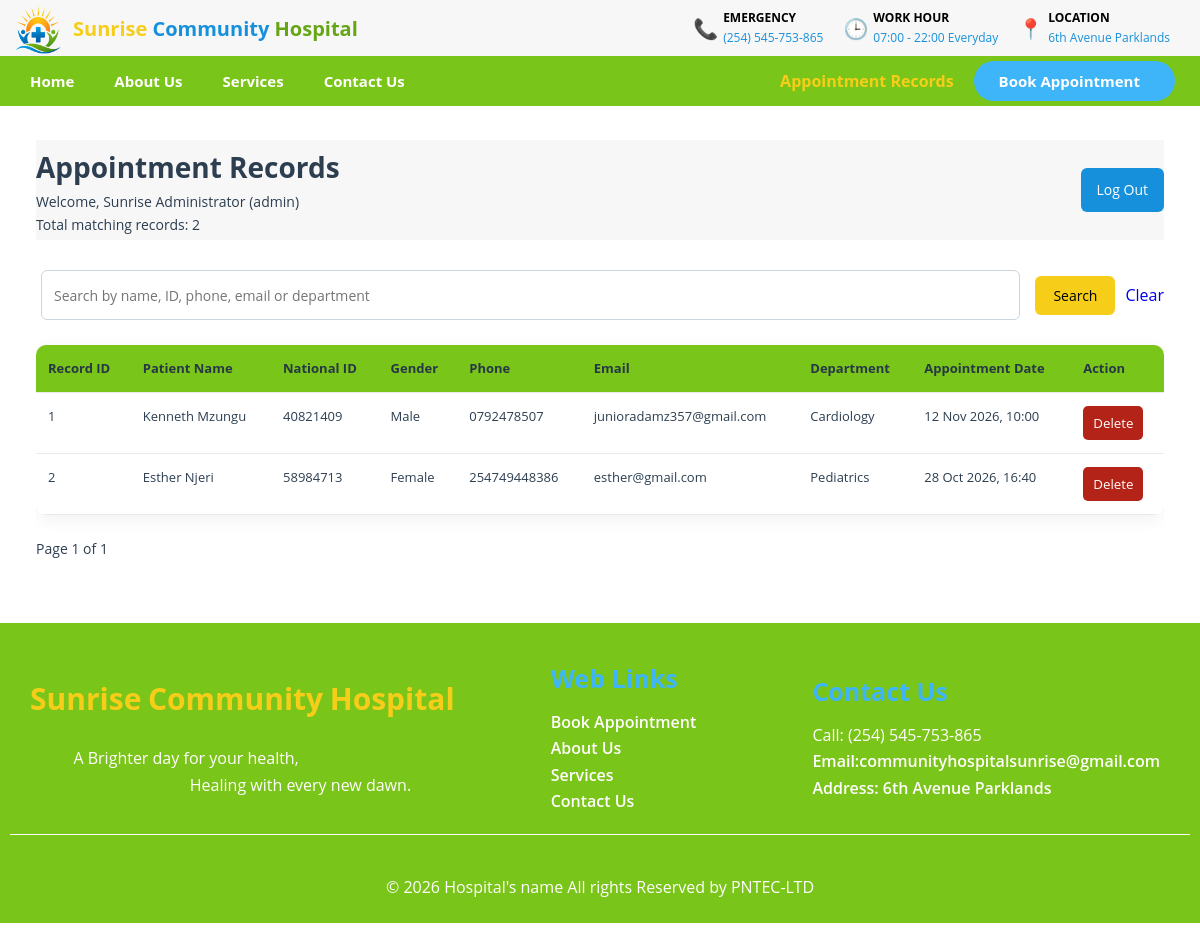
/appointments.php (signed in), run on the app's committed database.
### tables this page shows
CREATE TABLE `appointments` (
  `appointment_id` int(11) NOT NULL,
  `patient_name` varchar(100) NOT NULL,
  `national_id` varchar(15) NOT NULL,
  `gender` enum('Male','Female') NOT NULL,
  `phone_number` varchar(15) NOT NULL,
  `email_address` varchar(100) NOT NULL,
  `department` varchar(50) NOT NULL,
  `appointment_date` datetime NOT NULL,
  `created_at` timestamp NOT NULL DEFAULT current_timestamp()
);

### appointments.php (the view, shortened to what this page needs)
<?php
require __DIR__ . '/db.php';
function h(string $value): string
{
    return htmlspecialchars($value, ENT_QUOTES, 'UTF-8');
}
$search = trim((string) ($_GET['search'] ?? ''));
$page = filter_input(INPUT_GET, 'page', FILTER_VALIDATE_INT);
$page = max(1, $page ?: 1);
$perPage = 20;
$offset = ($page - 1) * $perPage;
$where = '';
$params = [];
$countStmt = $pdo->prepare('SELECT COUNT(*) FROM appointments' . $where);
$countStmt->execute($params);
$totalRecords = (int) $countStmt->fetchColumn();
$totalPages = max(1, (int) ceil($totalRecords / $perPage));
$sql = 'SELECT appointment_id, patient_name, national_id, gender, phone_number,
               email_address, department, appointment_date
        FROM appointments'
        . $where .
        ' ORDER BY appointment_date DESC LIMIT :limit OFFSET :offset';
$stmt = $pdo->prepare($sql);
$stmt->bindValue(':limit', $perPage, PDO::PARAM_INT);
$stmt->bindValue(':offset', $offset, PDO::PARAM_INT);
$stmt->execute();
$appointments = $stmt->fetchAll();
$role = $_SESSION['staff_role'] ?? '';
$departmentNames = [
    'general' => 'General Medicine',
    'pediatrics' => 'Pediatrics',
    'cardiology' => 'Cardiology',
    'maternity' => 'Obstetrics & Gynecology',
    'neurology' => 'Neurology',
    'dental' => 'Dental Care'
];
?>
<!DOCTYPE html>
<html lang="en">
<head>
    <link rel="stylesheet" href="styles.css">
</head>
<body>
    <div class="page-elements">
        <header>
            <div class="title-bar">
                <div class="logo_name">
                    <a href="index.html" class="logo_as_link" target="_self">
                        <img src="images/sunrise_logo.png" alt="sunrise logo" class="logo">
                        <div class="hospital-name">
                            <p>
                                <span class="sunrise">Sunrise </span>
                                <span class="community">Community</span>
                                <span class="hospital">Hospital</span>
                            </p>
                        </div>
                    </a>
                </div>
                <div class="header-details-container">
                    <div class="hospital_contact">
                        <div class="info_widgets">&#128222;</div>
                        <div class="head-info">
                            <div class="info_text">EMERGENCY</div>
                            <div class="info-item">(254) 545-753-865</div>
                        </div>
                    </div>
                    <div class="work_hour">
                        <div class="info_widgets">&#x1F552;</div>
                        <div class="head-info">
                            <div class="info_text">WORK HOUR</div>
                            <div class="info-item">07:00 - 22:00 Everyday</div>
                        </div>
                    </div>
                    <div class="location">
                        <div class="info_widgets">&#128205;</div>
                        <div class="head-info">
                            <div class="info_text">LOCATION</div>
                            <div class="hospital-area">
                                <a href="https://maps.app.goo.gl/b62ZyZZxRLboZtiKA" target="_blank" class="map_link">6th Avenue Parklands</a>
                            </div>
                        </div>
                    </div>
                </div>
            </div>
            <div class="nav-bar">
                <nav class="nav-links">
                    <ul>
                        <li><a href="index.html" target="_self" class="page">Home</a></li>
                        <li><a href="About_Us.html" target="_self" class="page">About Us</a></li>
                        <li><a href="Services.html" target="_self" class="page">Services</a></li>
                        <li><a href="Contact_Us.html" target="_self" class="page">Contact Us</a></li>
                    </ul>
                </nav>
                <div class="appointment">
                    <span style="color:#f6ce19" class="page">Appointment Records</span>
                    <button type="button" name="appointment">
                        <a href="Appointment.html" target="_self" class="page1">Book Appointment</a>
                    </button>
                </div>
            </div>
        </header>
        <main class="records-page">
            <header class="records-heading">
                <div>
                    <h1>Appointment Records</h1>
                    <p>
                        Welcome, <?= h((string) ($_SESSION['staff_name'] ?? 'Staff')) ?>
                        (<?= h($role) ?>)
                    </p>
                    <p>Total matching records: <?= $totalRecords ?></p>
                </div>
                <nav class="records-actions">
                    <a href="logout.php">Log Out</a>
                </nav>
            </header>
            <form class="records-search" method="get" action="appointments.php">
                <input type="search" name="search" value="<?= h($search) ?>" placeholder="Search by name, ID, phone, email or department" aria-label="Search appointment records">
                <button type="submit">Search</button>
                <a href="appointments.php">Clear</a>
            </form>
            <div class="records-table-wrap">
                <table class="records-table">
                    <thead>
                        <tr>
                            <th>Record ID</th>
                            <th>Patient Name</th>
                            <th>National ID</th>
                            <th>Gender</th>
                            <th>Phone</th>
                            <th>Email</th>
                            <th>Department</th>
                            <th>Appointment Date</th>
                            <?php if ($role === 'admin'): ?>
                                <th>Action</th>
                            <?php endif; ?>
                        </tr>
                    </thead>
                    <tbody>
                    <?php if (!$appointments): ?>
                        <tr>
                            <td colspan="<?= $role === 'admin' ? 9 : 8 ?>">No appointment records found.</td>
                        </tr>
                    <?php else: ?>
                        <?php foreach ($appointments as $appointment): ?>
                            <tr>
                                <td><?= (int) $appointment['appointment_id'] ?></td>
                                <td><?= h($appointment['patient_name']) ?></td>
                                <td><?= h($appointment['national_id']) ?></td>
                                <td><?= h(ucfirst($appointment['gender'])) ?></td>
                                <td><?= h($appointment['phone_number']) ?></td>
                                <td><?= h($appointment['email_address']) ?></td>
                                <td><?= h($departmentNames[$appointment['department']] ?? $appointment['department']) ?></td>
                                <td><?= h(date('d M Y, H:i', strtotime($appointment['appointment_date']))) ?></td>
                                <?php if ($role === 'admin'): ?>
                                    <td>
                                        <form method="post" action="appointments.php" class="delete-form" onsubmit="return confirm('Delete this appointment record permanently?');">
                                            <button type="submit" class="delete-button">Delete</button>
                                        </form>
                                    </td>
                                <?php endif; ?>
                            </tr>
                        <?php endforeach; ?>
                    <?php endif; ?>
                    </tbody>
                </table>
            </div>
            <nav class="records-pagination" aria-label="Appointment pages">
                <span>Page <?= $page ?> of <?= $totalPages ?></span>
            </nav>
        </main>
        <footer>
            <div class="footer-row1">
                <div class="name-motto">
                    <div class="footer-name">
                        <a href="index.html" class="hospital-name" target="_self">
                            <h2 class="footer_name">
                                <span class="sunrise">Sunrise</span>
                                <span class="community">Community</span>
                                <span class="hospital">Hospital</span>
                            </h2>
                        </a>
                    </div>
                    <div class="footer-motto">
                        <pre>A Brighter day for your health,
                            Healing with every new dawn.</pre>
                    </div>
                </div>
                <div class="web-links">
                    <h2>Web Links</h2>
                    <a href="Appointment.html" target="_self" class="page">Book Appointment</a>
                    <a href="About_Us.html" target="_self" class="page">About Us</a>
                    <a href="Services.html" target="_self" class="page">Services</a>
                    <a href="Contact_Us.html" target="_self" class="page">Contact Us</a>
                </div>
                <div class="contact-info" >
                    <h2>Contact Us</h2>
                    <div class="number">
                        Call: (254) 545-753-865
                    </div>
                    <div>
                        <a href="mailto:communityhospitalsunrise@gmail.com" class="page">Email:communityhospitalsunrise@gmail.com</a>
                    </div>
                    <div>
                        <a href="https://maps.app.goo.gl/b62ZyZZxRLboZtiKA" target="_blank" class="page" >Address: 6th Avenue Parklands</a>
                    </div>
                </div>
            </div>
            <div class="copyright-container">
                <div class="copyright">
                    <p>&#169; 2026 Hospital's name All rights Reserved by PNTEC-LTD</p>
                </div>
            </div>
        </footer>
    </div>
</body>
</html>

### appointments.php (style rules this page uses)
.records-page { width: 94%; max-width: 1500px; margin: 40px auto; color: #2c3e50; }
.records-heading { display: flex; justify-content: space-between; align-items: center; flex-wrap: wrap; gap: 15px; margin-bottom: 25px; }
.records-heading h1 { font-size: 2.8rem; }
.records-heading p { font-size: 1.4rem; }
.records-actions { display: flex; gap: 12px; flex-wrap: wrap; }
.records-actions a { padding: 10px 16px; border-radius: 6px; background: var(--secondary-color); color: #fff; text-decoration: none; font-size: 1.4rem; }
.records-search { display: flex; justify-content: center; align-items: center; gap: 10px; margin-bottom: 20px; }
.records-search input { flex: 1; min-width: 0; padding: 12px; border: 1px solid #ccd5dd; border-radius: 6px; font-size: 1.4rem; }
.records-search button { border: 0; border-radius: 6px; padding: 10px 18px; background: var(--primary-color); cursor: pointer; font-size: 1.4rem; }
.records-search a { text-decoration: none; }
.records-table-wrap { overflow-x: auto; background: #fff; border-radius: 10px; box-shadow: 0 4px 18px rgba(0,0,0,.06); }
.records-table { width: 100%; border-collapse: collapse; min-width: 1050px; }
.records-table th, .records-table td { padding: 13px 12px; text-align: left; border-bottom: 1px solid #e6ebef; font-size: 1.3rem; vertical-align: top; }
.records-table th { background: var(--navbar-color); color: #263746; }
.records-table td { overflow-wrap: anywhere; }
.delete-form { margin: 0; }
.delete-button { border: 0; border-radius: 5px; padding: 8px 10px; background: #b42318; color: #fff; cursor: pointer; }
.records-pagination { display: flex; gap: 14px; align-items: center; margin: 22px 0; font-size: 1.4rem; }

### data on the page
appointments: appointment_id "1", patient_name "Kenneth Mzungu", national "40821409", gender "Male", phone_number "0792478507", email_address "junioradamz357@gmail.com", department "Cardiology", appointment_date "12 Nov 2026, 10:00"
appointments: appointment_id "2", patient_name "Esther Njeri", national "58984713", gender "Female", phone_number "254749448386", email_address "esther@gmail.com", department "Pediatrics", appointment_date "28 Oct 2026, 16:40"

### other printed values
$_SESSION['staff_name'] "Sunrise Administrator"
$role "admin"
$totalRecords "2"
$page "1"
$totalPages "1"
